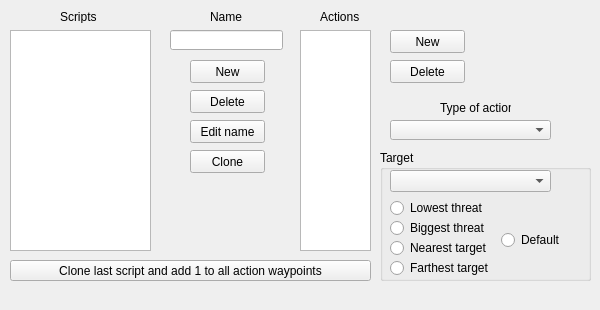
<?xml version="1.0" encoding="UTF-8"?>
<ui version="4.0">
 <class>ScriptSection</class>
 <widget class="QDockWidget" name="ScriptSection">
  <property name="geometry">
   <rect>
    <x>0</x>
    <y>0</y>
    <width>600</width>
    <height>310</height>
   </rect>
  </property>
  <property name="sizePolicy">
   <sizepolicy hsizetype="Preferred" vsizetype="Preferred">
    <horstretch>0</horstretch>
    <verstretch>0</verstretch>
   </sizepolicy>
  </property>
  <property name="minimumSize">
   <size>
    <width>600</width>
    <height>310</height>
   </size>
  </property>
  <property name="maximumSize">
   <size>
    <width>600</width>
    <height>310</height>
   </size>
  </property>
  <property name="floating">
   <bool>true</bool>
  </property>
  <property name="features">
   <set>QDockWidget::DockWidgetFloatable|QDockWidget::DockWidgetMovable</set>
  </property>
  <property name="allowedAreas">
   <set>Qt::AllDockWidgetAreas</set>
  </property>
  <property name="windowTitle">
   <string>Script Section</string>
  </property>
  <widget class="QWidget" name="dockWidgetContents">
   <widget class="QListWidget" name="ScriptList">
    <property name="geometry">
     <rect>
      <x>10</x>
      <y>30</y>
      <width>141</width>
      <height>221</height>
     </rect>
    </property>
    <property name="selectionMode">
     <enum>QAbstractItemView::MultiSelection</enum>
    </property>
   </widget>
   <widget class="QLabel" name="label">
    <property name="geometry">
     <rect>
      <x>60</x>
      <y>10</y>
      <width>46</width>
      <height>13</height>
     </rect>
    </property>
    <property name="text">
     <string>Scripts</string>
    </property>
   </widget>
   <widget class="QLineEdit" name="SNameEdit">
    <property name="geometry">
     <rect>
      <x>170</x>
      <y>30</y>
      <width>113</width>
      <height>20</height>
     </rect>
    </property>
   </widget>
   <widget class="QLabel" name="label_2">
    <property name="geometry">
     <rect>
      <x>210</x>
      <y>10</y>
      <width>46</width>
      <height>13</height>
     </rect>
    </property>
    <property name="text">
     <string>Name</string>
    </property>
   </widget>
   <widget class="QPushButton" name="newS">
    <property name="geometry">
     <rect>
      <x>190</x>
      <y>60</y>
      <width>75</width>
      <height>23</height>
     </rect>
    </property>
    <property name="text">
     <string>New</string>
    </property>
   </widget>
   <widget class="QPushButton" name="delS">
    <property name="geometry">
     <rect>
      <x>190</x>
      <y>90</y>
      <width>75</width>
      <height>23</height>
     </rect>
    </property>
    <property name="text">
     <string>Delete</string>
    </property>
   </widget>
   <widget class="QPushButton" name="editSN">
    <property name="geometry">
     <rect>
      <x>190</x>
      <y>120</y>
      <width>75</width>
      <height>23</height>
     </rect>
    </property>
    <property name="text">
     <string>Edit name</string>
    </property>
   </widget>
   <widget class="QPushButton" name="cloneS">
    <property name="geometry">
     <rect>
      <x>190</x>
      <y>150</y>
      <width>75</width>
      <height>23</height>
     </rect>
    </property>
    <property name="text">
     <string>Clone</string>
    </property>
   </widget>
   <widget class="QListWidget" name="ScriptActionList">
    <property name="geometry">
     <rect>
      <x>300</x>
      <y>30</y>
      <width>71</width>
      <height>221</height>
     </rect>
    </property>
   </widget>
   <widget class="QLabel" name="label_3">
    <property name="geometry">
     <rect>
      <x>320</x>
      <y>10</y>
      <width>46</width>
      <height>13</height>
     </rect>
    </property>
    <property name="text">
     <string>Actions</string>
    </property>
   </widget>
   <widget class="QPushButton" name="newSA">
    <property name="geometry">
     <rect>
      <x>390</x>
      <y>30</y>
      <width>75</width>
      <height>23</height>
     </rect>
    </property>
    <property name="text">
     <string>New</string>
    </property>
   </widget>
   <widget class="QPushButton" name="delSA">
    <property name="geometry">
     <rect>
      <x>390</x>
      <y>60</y>
      <width>75</width>
      <height>23</height>
     </rect>
    </property>
    <property name="text">
     <string>Delete</string>
    </property>
   </widget>
   <widget class="QComboBox" name="SATypeBox">
    <property name="geometry">
     <rect>
      <x>390</x>
      <y>120</y>
      <width>161</width>
      <height>20</height>
     </rect>
    </property>
    <property name="frame">
     <bool>true</bool>
    </property>
   </widget>
   <widget class="QLabel" name="label_4">
    <property name="geometry">
     <rect>
      <x>440</x>
      <y>100</y>
      <width>71</width>
      <height>16</height>
     </rect>
    </property>
    <property name="text">
     <string>Type of action</string>
    </property>
   </widget>
   <widget class="QComboBox" name="SATargetBox">
    <property name="geometry">
     <rect>
      <x>390</x>
      <y>170</y>
      <width>161</width>
      <height>22</height>
     </rect>
    </property>
    <property name="sizeAdjustPolicy">
     <enum>QComboBox::AdjustToContentsOnFirstShow</enum>
    </property>
   </widget>
   <widget class="QPushButton" name="CLastButton">
    <property name="geometry">
     <rect>
      <x>10</x>
      <y>260</y>
      <width>361</width>
      <height>21</height>
     </rect>
    </property>
    <property name="sizePolicy">
     <sizepolicy hsizetype="Minimum" vsizetype="Fixed">
      <horstretch>0</horstretch>
      <verstretch>0</verstretch>
     </sizepolicy>
    </property>
    <property name="text">
     <string>Clone last script and add 1 to all action waypoints</string>
    </property>
   </widget>
   <widget class="QRadioButton" name="lowThreat">
    <property name="geometry">
     <rect>
      <x>390</x>
      <y>200</y>
      <width>101</width>
      <height>16</height>
     </rect>
    </property>
    <property name="text">
     <string>Lowest threat</string>
    </property>
   </widget>
   <widget class="QRadioButton" name="bigThreat">
    <property name="geometry">
     <rect>
      <x>390</x>
      <y>220</y>
      <width>161</width>
      <height>16</height>
     </rect>
    </property>
    <property name="text">
     <string>Biggest threat</string>
    </property>
   </widget>
   <widget class="QRadioButton" name="nearTarget">
    <property name="geometry">
     <rect>
      <x>390</x>
      <y>240</y>
      <width>161</width>
      <height>16</height>
     </rect>
    </property>
    <property name="text">
     <string>Nearest target</string>
    </property>
   </widget>
   <widget class="QRadioButton" name="farTarget">
    <property name="geometry">
     <rect>
      <x>390</x>
      <y>260</y>
      <width>171</width>
      <height>16</height>
     </rect>
    </property>
    <property name="text">
     <string>Farthest target</string>
    </property>
   </widget>
   <widget class="QRadioButton" name="defaultTarget">
    <property name="geometry">
     <rect>
      <x>501</x>
      <y>230</y>
      <width>91</width>
      <height>20</height>
     </rect>
    </property>
    <property name="text">
     <string>Default</string>
    </property>
   </widget>
   <widget class="QGroupBox" name="groupBox">
    <property name="geometry">
     <rect>
      <x>380</x>
      <y>150</y>
      <width>211</width>
      <height>131</height>
     </rect>
    </property>
    <property name="title">
     <string>Target</string>
    </property>
   </widget>
   <zorder>ScriptList</zorder>
   <zorder>label</zorder>
   <zorder>SNameEdit</zorder>
   <zorder>label_2</zorder>
   <zorder>newS</zorder>
   <zorder>delS</zorder>
   <zorder>editSN</zorder>
   <zorder>cloneS</zorder>
   <zorder>ScriptActionList</zorder>
   <zorder>label_3</zorder>
   <zorder>newSA</zorder>
   <zorder>delSA</zorder>
   <zorder>SATypeBox</zorder>
   <zorder>label_4</zorder>
   <zorder>CLastButton</zorder>
   <zorder>groupBox</zorder>
   <zorder>farTarget</zorder>
   <zorder>nearTarget</zorder>
   <zorder>lowThreat</zorder>
   <zorder>bigThreat</zorder>
   <zorder>defaultTarget</zorder>
   <zorder>SATargetBox</zorder>
  </widget>
 </widget>
 <resources/>
 <connections/>
</ui>
